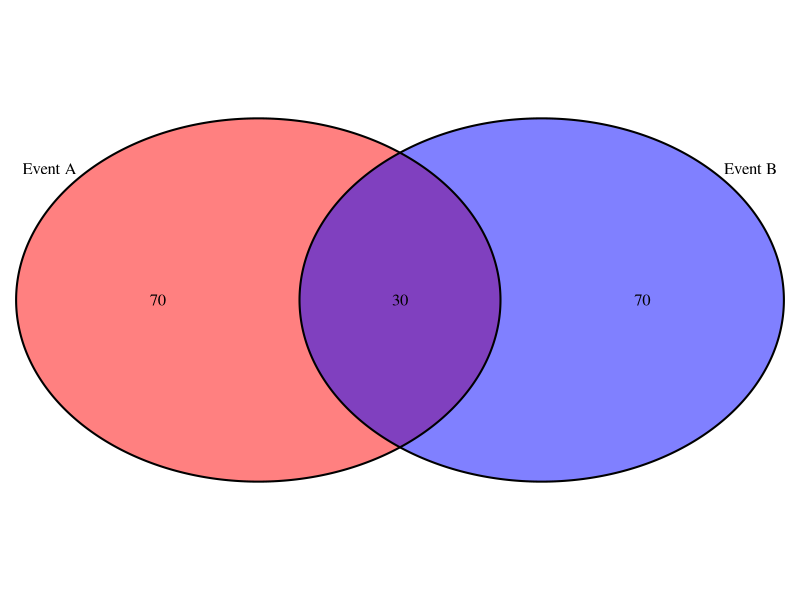
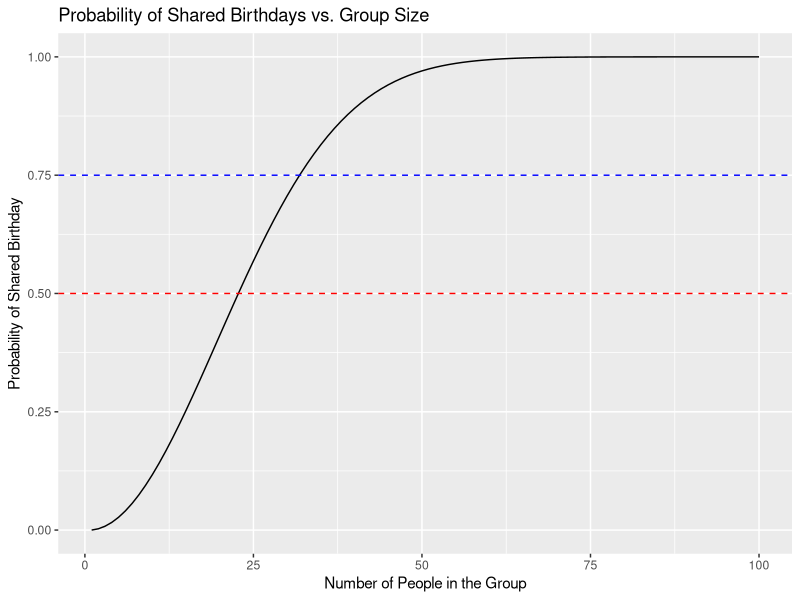

Here is the R script that generated these plots, in order:
## ---- chunk 1
knitr::opts_chunk$set(echo = TRUE)

library(tidyverse)
library(dslabs)

## ---- chunk 2
    # Create a vector representing beads in an urn
    beads <- rep(c("red", "blue"), times = c(2,3))
## ---- chunk 3
    # Simulate one random draw from the urn
    sample(beads, 1)
## ---- chunk 4
    # Number of simulations
    B <- 10000
    
    # Replicate the random sampling B times
    events <- replicate(B, sample(beads, 1))
## ---- chunk 5
    # Tabulate the results
    tab <- table(events)
    
    # Calculate proportions
    proportions <- prop.table(tab)
    
    proportions
## ---- chunk 6
set.seed(42) 
## ---- chunk 7
# Assume beads vector is defined as follows:
beads <- rep(c("red", "blue"), times = c(2,3))

# Sample five beads without replacement
sample(beads, 5)
## ---- chunk 8
# Define the number of trials
B <- 10000

# Sample B beads with replacement
events <- sample(beads, B, replace = TRUE)

# Calculate and display the proportions of each bead color
proportions <- prop.table(table(events))
proportions
## ---- chunk 9
library(VennDiagram)
draw.pairwise.venn(area1 = 100, area2 = 100, cross.area = 30, category = c("Event A", "Event B"), fill = c("red", "blue"))
## ---- chunk 10
# Define suits and ranks
suits <- c("Diamonds", "Clubs", "Hearts", "Spades")
numbers <- c("Ace", "Deuce", "Three", "Four", "Five", "Six", "Seven", 
             "Eight", "Nine", "Ten", "Jack", "Queen", "King")

# Create a deck using expand.grid
deck <- expand.grid(number = numbers, suit = suits)
deck <- with(deck, paste(number, suit))
## ---- chunk 11
# Probability of drawing a King
kings <- paste("King", suits)
prob_king_first <- mean(deck %in% kings)
## ---- chunk 12
library(gtools)

# All possible ways to draw two cards (the order matters)
hands <- permutations(52, 2, v = deck)

# Extract first and second cards
first_card <- hands[, 1]
second_card <- hands[, 2]

# Probability that the first card is a King
prob_first_king <- mean(first_card %in% kings)

# Probability that the second card is also a King, given the first was a King
prob_second_king_given_first <- mean(second_card %in% kings & first_card %in% kings) / prob_first_king
## ---- chunk 13
# Define the number of trials and group size
B <- 10000
n <- 50

# Function to check for duplicate birthdays
same_birthday <- function(n) {
  bdays <- sample(1:365, n, replace = TRUE)
  any(duplicated(bdays))
}

# Perform the simulations
results <- replicate(B, same_birthday(n))
probability <- mean(results)
probability
## ---- chunk 14
# Exact probability calculation
exact_prob <- function(n) {
  days_available <- 365
  prob_unique <- prod((days_available: (days_available - n + 1)) / days_available)
  1 - prob_unique
}

# Applying this function to a group of 50
exact_probability <- exact_prob(50)
exact_probability
## ---- chunk 15
# Range of group sizes
group_sizes <- 1:100

# Calculating probabilities for each group size
probabilities <- sapply(group_sizes, exact_prob)

# Finding group size with more than 50% and 75% probability
size_50 <- min(which(probabilities > 0.5))
size_75 <- min(which(probabilities > 0.75))
## ---- chunk 16
library(ggplot2)
df <- data.frame(GroupSize = group_sizes, Probability = probabilities)

ggplot(df, aes(x = GroupSize, y = Probability)) +
  geom_line() +
  geom_hline(yintercept = 0.5, linetype = "dashed", color = "red") +
  geom_hline(yintercept = 0.75, linetype = "dashed", color = "blue") +
  labs(title = "Probability of Shared Birthdays vs. Group Size",
       x = "Number of People in the Group",
       y = "Probability of Shared Birthday")
